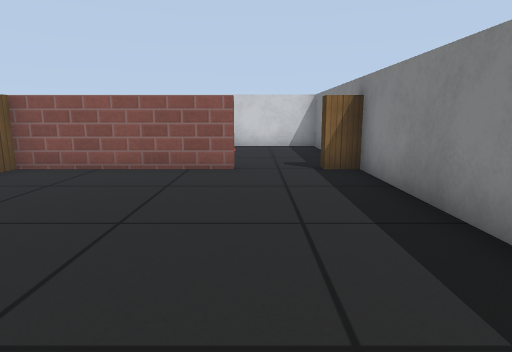
[1] (above)

12 first-person views from a walk through a robot-simulator world made for Gazebo. The camera is 0.57 m above the floor, tilts 10° down and sees 75° across. The floor is counted in squares, 0.5 m on a side. Each view is taken from the middle of a square. On the plan, view 1 faces up. The plan holds only what a view shows up to about 13 squares ahead; the rest is blank. The robots in the file are not drawn. Gazebo's built-in surfaces are drawn with simple patterns.

[2]
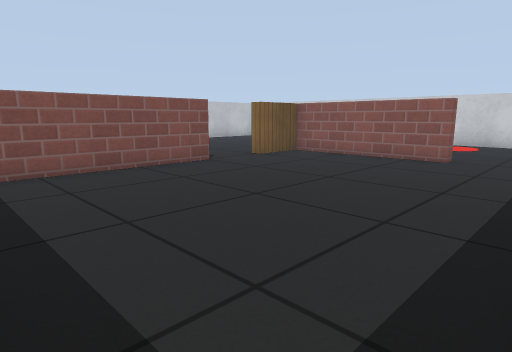

[3]
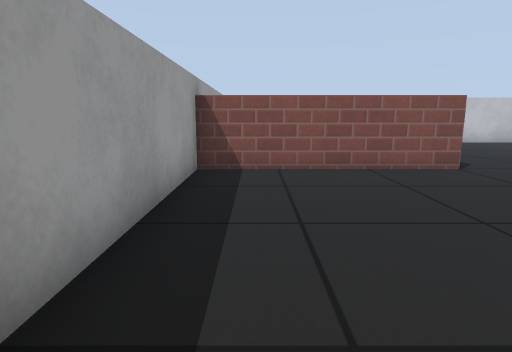

[4]
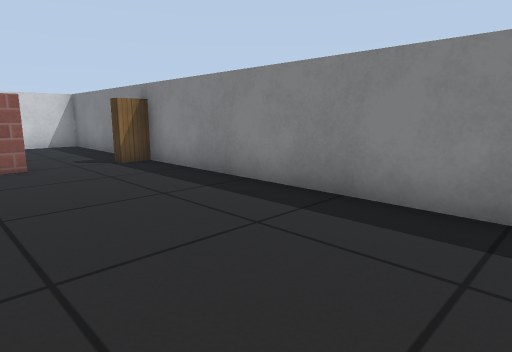

[5]
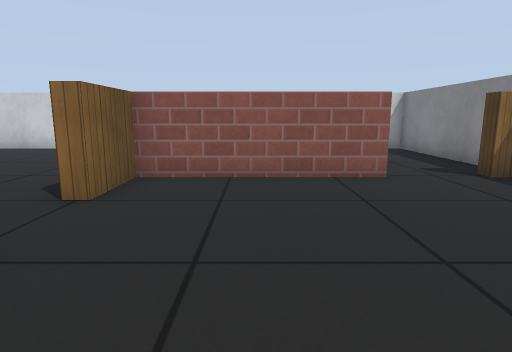

[6]
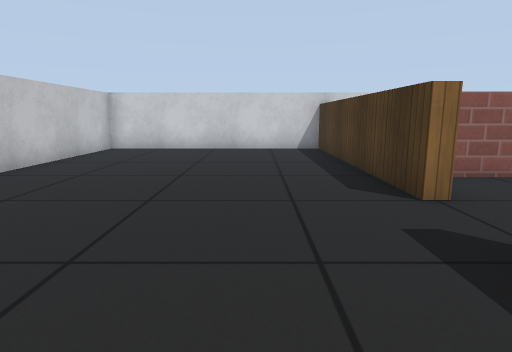

[7]
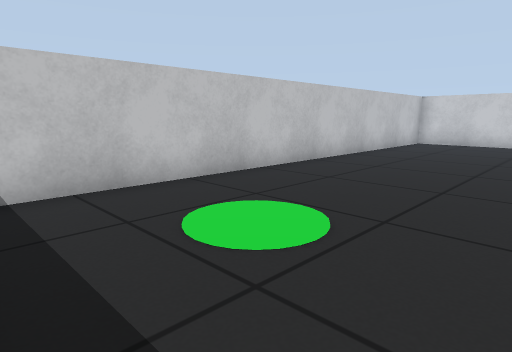

[8]
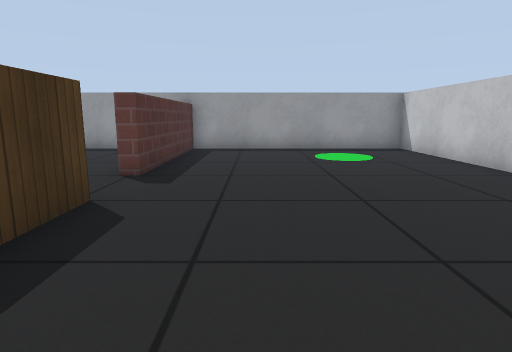

[9]
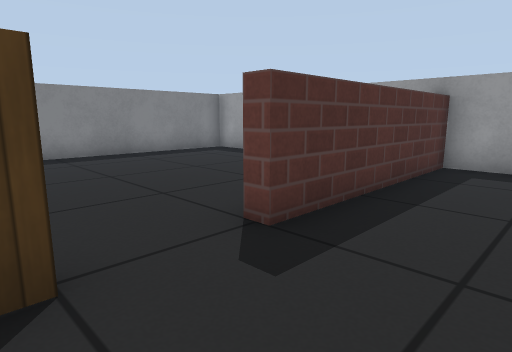

[10]
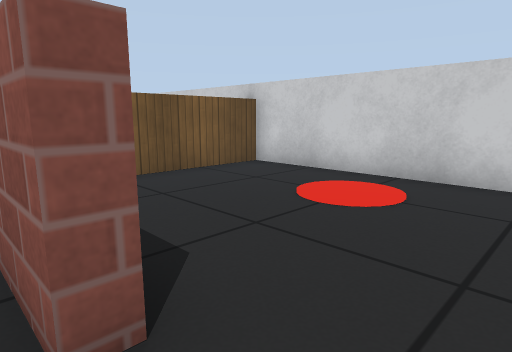

[11]
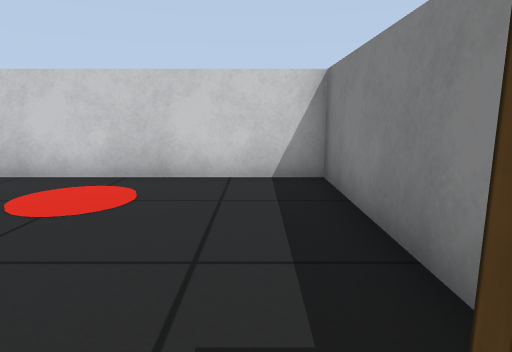

[12]
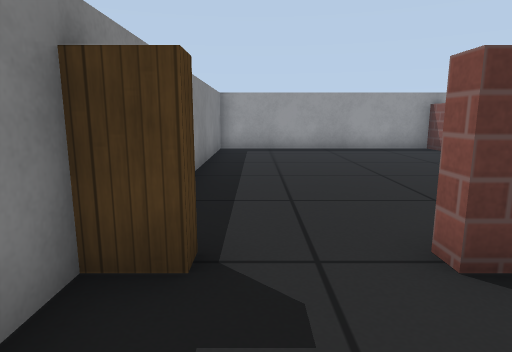

### Floor plan
Ten units are one square. View 1 is at (0, 0); x grows to the right and y downward. Boxes are objects, and circles mark ways between rooms. Rooms are numbered by the first view taken in them; rooms with no view inside come last. Other rooms are left out.
<svg viewBox="-138 -138 168 166">
<path fill="none" stroke="#000" d="M-5 -78 -5 -73 -53 -73 -53 -55M-57 -35 -53 -35 -53 23 23 23 23 -74M23 -88 23 -133 -53 -133 -53 -99M-53 -55 -57 -55 -57 -133 -133 -133 -133 23 -57 23 -57 -35"/>
<rect x="15" y="-85" width="10" height="10" fill="#bbb"><title>wooden box</title></rect>
<circle cx="-60" cy="-45" r="3" fill="#2a7"/>
<text x="-10" y="-50">1</text>
<text x="-100" y="-50">2</text>
</svg>
Room 1 opens to room 2.

Where each view was taken, in squares from view 1:
view 1: 0 up, 0 right, facing up
view 2: 2 down, 2 right, facing up-left
view 3: 1 down, 2 right, facing left
view 4: 1 down, 2 left, facing up-right
view 5: 1 up, 3 left, facing up
view 6: 1 up, 8 left, facing up
view 7: 2 down, 8 left, facing up-left
view 8: 10 up, 8 left, facing down
view 9: 6 up, 8 left, facing down-right
view 10: 7 up, 1 right, facing up-left
view 11: 7 up, 1 right, facing up
view 12: 10 up, 1 right, facing down
